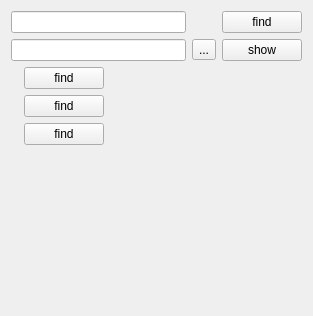
<?xml version="1.0" encoding="UTF-8"?>
<ui version="4.0">
 <class>MyFindForm</class>
 <widget class="QWidget" name="MyFindForm">
  <property name="geometry">
   <rect>
    <x>0</x>
    <y>0</y>
    <width>313</width>
    <height>316</height>
   </rect>
  </property>
  <layout class="QVBoxLayout" name="verticalLayout">
   <item>
    <layout class="QGridLayout" name="gridLayout_2">
     <item row="1" column="0">
      <widget class="QLineEdit" name="le_screenshot"/>
     </item>
     <item row="0" column="0">
      <widget class="QLineEdit" name="le_address"/>
     </item>
     <item row="1" column="2">
      <widget class="QPushButton" name="btn_show">
       <property name="text">
        <string>show</string>
       </property>
      </widget>
     </item>
     <item row="0" column="2">
      <widget class="QPushButton" name="btn_find_programm">
       <property name="text">
        <string>find</string>
       </property>
      </widget>
     </item>
     <item row="1" column="1">
      <widget class="QToolButton" name="btn_set">
       <property name="text">
        <string>...</string>
       </property>
      </widget>
     </item>
    </layout>
   </item>
   <item>
    <layout class="QHBoxLayout" name="horizontalLayout_2">
     <item>
      <layout class="QGridLayout" name="gridLayout">
       <item row="2" column="0">
        <widget class="QLabel" name="label_2">
         <property name="pixmap">
          <pixmap resource="../../../../targets/targets.qrc">:/targets/ok.png</pixmap>
         </property>
         <property name="alignment">
          <set>Qt::AlignCenter</set>
         </property>
        </widget>
       </item>
       <item row="1" column="0">
        <widget class="QLabel" name="label">
         <property name="pixmap">
          <pixmap resource="../../../../targets/targets.qrc">:/targets/auto.png</pixmap>
         </property>
         <property name="alignment">
          <set>Qt::AlignCenter</set>
         </property>
        </widget>
       </item>
       <item row="3" column="0">
        <widget class="QLabel" name="label_3">
         <property name="pixmap">
          <pixmap resource="../../../../targets/targets.qrc">:/targets/в бой.png</pixmap>
         </property>
         <property name="alignment">
          <set>Qt::AlignCenter</set>
         </property>
        </widget>
       </item>
       <item row="1" column="1">
        <widget class="QPushButton" name="btn_find_auto">
         <property name="text">
          <string>find</string>
         </property>
        </widget>
       </item>
       <item row="2" column="1">
        <widget class="QPushButton" name="btn_find_ok">
         <property name="text">
          <string>find</string>
         </property>
        </widget>
       </item>
       <item row="3" column="1">
        <widget class="QPushButton" name="btn_find_to_battle">
         <property name="text">
          <string>find</string>
         </property>
        </widget>
       </item>
      </layout>
     </item>
     <item>
      <spacer name="horizontalSpacer">
       <property name="orientation">
        <enum>Qt::Horizontal</enum>
       </property>
       <property name="sizeHint" stdset="0">
        <size>
         <width>40</width>
         <height>20</height>
        </size>
       </property>
      </spacer>
     </item>
    </layout>
   </item>
   <item>
    <widget class="ShowPicture" name="showpicture_widget" native="true"/>
   </item>
   <item>
    <spacer name="verticalSpacer">
     <property name="orientation">
      <enum>Qt::Vertical</enum>
     </property>
     <property name="sizeHint" stdset="0">
      <size>
       <width>20</width>
       <height>40</height>
      </size>
     </property>
    </spacer>
   </item>
  </layout>
 </widget>
 <customwidgets>
  <customwidget>
   <class>ShowPicture</class>
   <extends>QWidget</extends>
   <header>showpicture.hpp</header>
   <container>1</container>
  </customwidget>
 </customwidgets>
 <tabstops>
  <tabstop>le_address</tabstop>
  <tabstop>btn_find_programm</tabstop>
  <tabstop>le_screenshot</tabstop>
  <tabstop>btn_show</tabstop>
  <tabstop>btn_find_auto</tabstop>
  <tabstop>btn_find_ok</tabstop>
  <tabstop>btn_find_to_battle</tabstop>
 </tabstops>
 <resources>
  <include location="../../../../targets/targets.qrc"/>
 </resources>
 <connections/>
</ui>
